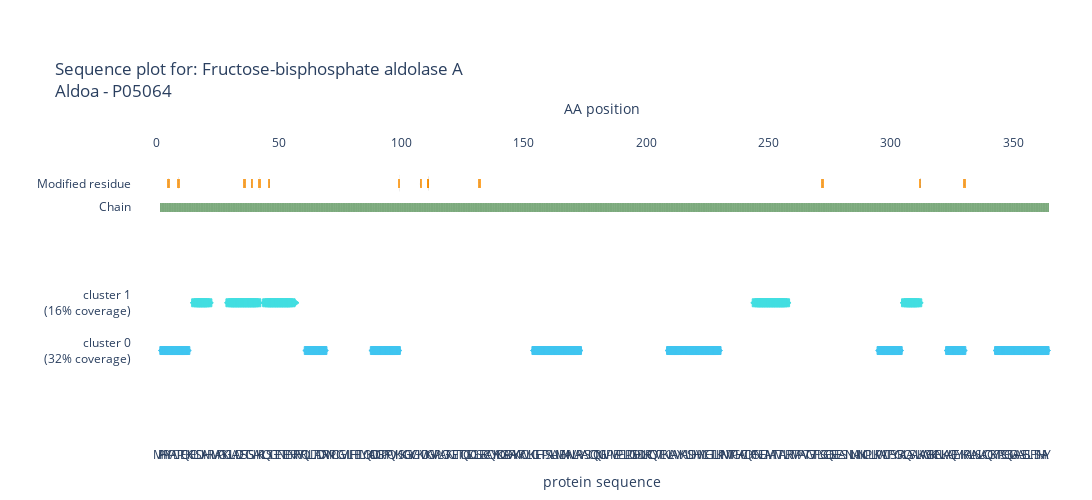

This figure's notebook cell:
### Code cell
amap_visualizer.visualize_protein("P05064")

### Figure 1 — Plotly figure (JSON) as saved in the notebook; plotly's stock layout.template omitted (floating-point values rounded to 4 significant figures; data arrays with more than 128 entries replaced by an {"elided": "..."} marker saying what was removed)
{"data": [{"hovertemplate": "Peptide: %{meta}<br>Protein IDs: %{text}", "marker": {"color": ["#3FC5F0", "#3FC5F0", "#3FC5F0", "#3FC5F0", "#3FC5F0", "#3FC5F0", "#3FC5F0", "#3FC5F0", "#3FC5F0", "#3FC5F0", "#3FC5F0", "#3FC5F0", "#3FC5F0", "#3FC5F0", "#3FC5F0", "#3FC5F0", "#3FC5F0", "#3FC5F0", "#3FC5F0", "#3FC5F0", "#3FC5F0", "#3FC5F0", "#3FC5F0", "#3FC5F0", "#3FC5F0", "#3FC5F0", "#3FC5F0", "#3FC5F0", "#3FC5F0", "#3FC5F0", "#3FC5F0", "#3FC5F0", "#3FC5F0", "#3FC5F0", "#3FC5F0", "#3FC5F0", "#3FC5F0", "#3FC5F0", "#3FC5F0", "#3FC5F0", "#3FC5F0", "#3FC5F0", "#3FC5F0", "#3FC5F0", "#3FC5F0", "#3FC5F0", "#3FC5F0", "#3FC5F0", "#3FC5F0", "#3FC5F0", "#3FC5F0", "#3FC5F0", "#3FC5F0", "#3FC5F0", "#3FC5F0", "#3FC5F0", "#3FC5F0", "#3FC5F0", "#3FC5F0", "#3FC5F0", "#3FC5F0", "#3FC5F0", "#3FC5F0", "#3FC5F0", "#3FC5F0", "#3FC5F0", "#3FC5F0", "#3FC5F0", "#3FC5F0", "#3FC5F0", "#3FC5F0", "#3FC5F0", "#3FC5F0", "#3FC5F0", "#3FC5F0", "#3FC5F0", "#3FC5F0", "#3FC5F0", "#3FC5F0", "#3FC5F0", "#3FC5F0", "#3FC5F0", "#3FC5F0", "#3FC5F0", "#3FC5F0", "#3FC5F0", "#3FC5F0", "#3FC5F0", "#3FC5F0", "#3FC5F0", "#3FC5F0", "#3FC5F0", "#3FC5F0", "#3FC5F0", "#3FC5F0", "#3FC5F0", "#3FC5F0", "#3FC5F0", "#3FC5F0", "#3FC5F0", "#3FC5F0", "#3FC5F0", "#3FC5F0", "#3FC5F0", "#3FC5F0", "#3FC5F0", "#3FC5F0", "#3FC5F0", "#3FC5F0", "#3FC5F0", "#3FC5F0", "#3FC5F0", "#3FC5F0", "#3FC5F0", "#3FC5F0"], "line": {"color": ["#3FC5F0", "#3FC5F0", "#3FC5F0", "#3FC5F0", "#3FC5F0", "#3FC5F0", "#3FC5F0", "#3FC5F0", "#3FC5F0", "#3FC5F0", "#3FC5F0", "#3FC5F0", "#3FC5F0", "#3FC5F0", "#3FC5F0", "#3FC5F0", "#3FC5F0", "#3FC5F0", "#3FC5F0", "#3FC5F0", "#3FC5F0", "#3FC5F0", "#3FC5F0", "#3FC5F0", "#3FC5F0", "#3FC5F0", "#3FC5F0", "#3FC5F0", "#3FC5F0", "#3FC5F0", "#3FC5F0", "#3FC5F0", "#3FC5F0", "#3FC5F0", "#3FC5F0", "#3FC5F0", "#3FC5F0", "#3FC5F0", "#3FC5F0", "#3FC5F0", "#3FC5F0", "#3FC5F0", "#3FC5F0", "#3FC5F0", "#3FC5F0", "#3FC5F0", "#3FC5F0", "#3FC5F0", "#3FC5F0", "#3FC5F0", "#3FC5F0", "#3FC5F0", "#3FC5F0", "#3FC5F0", "#3FC5F0", "#3FC5F0", "#3FC5F0", "#3FC5F0", "#3FC5F0", "#3FC5F0", "#3FC5F0", "#3FC5F0", "#3FC5F0", "#3FC5F0", "#3FC5F0", "#3FC5F0", "#3FC5F0", "#3FC5F0", "#3FC5F0", "#3FC5F0", "#3FC5F0", "#3FC5F0", "#3FC5F0", "#3FC5F0", "#3FC5F0", "#3FC5F0", "#3FC5F0", "#3FC5F0", "#3FC5F0", "#3FC5F0", "#3FC5F0", "#3FC5F0", "#3FC5F0", "#3FC5F0", "#3FC5F0", "#3FC5F0", "#3FC5F0", "#3FC5F0", "#3FC5F0", "#3FC5F0", "#3FC5F0", "#3FC5F0", "#3FC5F0", "#3FC5F0", "#3FC5F0", "#3FC5F0", "#3FC5F0", "#3FC5F0", "#3FC5F0", "#3FC5F0", "#3FC5F0", "#3FC5F0", "#3FC5F0", "#3FC5F0", "#3FC5F0", "#3FC5F0", "#3FC5F0", "#3FC5F0", "#3FC5F0", "#3FC5F0", "#3FC5F0", "#3FC5F0", "#3FC5F0", "#3FC5F0", "#3FC5F0"]}, "opacity": 1, "size": [6, 8, 8, 8, 8, 8, 8, 8, 8, 8, 8, 6, 6, 8, 8, 8, 8, 8, 8, 8, 6, 6, 8, 8, 8, 8, 8, 8, 8, 8, 8, 8, 6, 6, 8, 8, 8, 8, 8, 8, 8, 8, 8, 8, 8, 8, 8, 8, 8, 8, 8, 8, 6, 6, 8, 8, 8, 8, 8, 6, 6, 8, 8, 8, 8, 8, 8, 8, 8, 8, 8, 8, 8, 8, 6, 6, 8, 8, 8, 8, 8, 8, 8, 8, 6, 6, 8, 8, 8, 8, 8, 8, 6, 6, 8, 8, 8, 8, 8, 8, 8, 8, 8, 8, 8, 8, 8, 8, 8, 8, 8, 8, 8, 8, 6], "symbol": [7, 1, 1, 1, 1, 1, 1, 1, 1, 1, 1, 8, 7, 1, 1, 1, 1, 1, 1, 1, 8, 7, 1, 1, 1, 1, 1, 1, 1, 1, 1, 1, 8, 7, 1, 1, 1, 1, 1, 1, 1, 1, 1, 1, 1, 1, 1, 1, 1, 1, 1, 1, 8, 7, 1, 1, 1, 1, 1, 8, 7, 1, 1, 1, 1, 1, 1, 1, 1, 1, 1, 1, 1, 1, 8, 7, 1, 1, 1, 1, 1, 1, 1, 1, 8, 7, 1, 1, 1, 1, 1, 1, 8, 7, 1, 1, 1, 1, 1, 1, 1, 1, 1, 1, 1, 1, 1, 1, 1, 1, 1, 1, 1, 1, 8]}, "meta": ["PHPYPALTPEQK", "PHPYPALTPEQK", "PHPYPALTPEQK", "PHPYPALTPEQK", "PHPYPALTPEQK", "PHPYPALTPEQK", "PHPYPALTPEQK", "PHPYPALTPEQK", "PHPYPALTPEQK", "PHPYPALTPEQK", "PHPYPALTPEQK", "PHPYPALTPEQK", "QLLLTADDR", "QLLLTADDR", "QLLLTADDR", "QLLLTADDR", "QLLLTADDR", "QLLLTADDR", "QLLLTADDR", "QLLLTADDR", "QLLLTADDR", "ADDGRPFPQVIK", "ADDGRPFPQVIK", "ADDGRPFPQVIK", "ADDGRPFPQVIK", "ADDGRPFPQVIK", "ADDGRPFPQVIK", "ADDGRPFPQVIK", "ADDGRPFPQVIK", "ADDGRPFPQVIK", "ADDGRPFPQVIK", "ADDGRPFPQVIK", "ADDGRPFPQVIK", "IGEHTPSALAIMENANVLAR", "IGEHTPSALAIMENANVLAR", "IGEHTPSALAIMENANVLAR", "IGEHTPSALAIMENANVLAR", "IGEHTPSALAIMENANVLAR", "IGEHTPSALAIMENANVLAR", "IGEHTPSALAIMENANVLAR", "IGEHTPSALAIMENANVLAR", "IGEHTPSALAIMENANVLAR", "IGEHTPSALAIMENANVLAR", "IGEHTPSALAIMENANVLAR", "IGEHTPSALAIMENANVLAR", "IGEHTPSALAIMENANVLAR", "IGEHTPSALAIMENANVLAR", "IGEHTPSALAIMENANVLAR", "IGEHTPSALAIMENANVLAR", "IGEHTPSALAIMENANVLAR", "IGEHTPSALAIMENANVLAR", "IGEHTPSALAIMENANVLAR", "IGEHTPSALAIMENANVLAR", "VLAAVYK", "VLAAVYK", "VLAAVYK", "VLAAVYK", "VLAAVYK", "VLAAVYK", "VLAAVYK", "ALSDHHVYLEGTLLK", "ALSDHHVYLEGTLLK", "ALSDHHVYLEGTLLK", "ALSDHHVYLEGTLLK", "ALSDHHVYLEGTLLK", "ALSDHHVYLEGTLLK", "ALSDHHVYLEGTLLK", "ALSDHHVYLEGTLLK", "ALSDHHVYLEGTLLK", "ALSDHHVYLEGTLLK", "ALSDHHVYLEGTLLK", "ALSDHHVYLEGTLLK", "ALSDHHVYLEGTLLK", "ALSDHHVYLEGTLLK", "ALSDHHVYLEGTLLK", "PWALTFSYGR", "PWALTFSYGR", "PWALTFSYGR", "PWALTFSYGR", "PWALTFSYGR", "PWALTFSYGR", "PWALTFSYGR", "PWALTFSYGR", "PWALTFSYGR", "PWALTFSYGR", "AAQEEYIK", "AAQEEYIK", "AAQEEYIK", "AAQEEYIK", "AAQEEYIK", "AAQEEYIK", "AAQEEYIK", "AAQEEYIK", "YTPSGQSGAAASESLFISNHAY", "YTPSGQSGAAASESLFISNHAY", "YTPSGQSGAAASESLFISNHAY", "YTPSGQSGAAASESLFISNHAY", "YTPSGQSGAAASESLFISNHAY", "YTPSGQSGAAASESLFISNHAY", "YTPSGQSGAAASESLFISNHAY", "YTPSGQSGAAASESLFISNHAY", "YTPSGQSGAAASESLFISNHAY", "YTPSGQSGAAASESLFISNHAY", "YTPSGQSGAAASESLFISNHAY", "YTPSGQSGAAASESLFISNHAY", "YTPSGQSGAAASESLFISNHAY", "YTPSGQSGAAASESLFISNHAY", "YTPSGQSGAAASESLFISNHAY", "YTPSGQSGAAASESLFISNHAY", "YTPSGQSGAAASESLFISNHAY", "YTPSGQSGAAASESLFISNHAY", "YTPSGQSGAAASESLFISNHAY", "YTPSGQSGAAASESLFISNHAY", "YTPSGQSGAAASESLFISNHAY", "YTPSGQSGAAASESLFISNHAY"], "mode": "markers", "name": "", "showlegend": false, "text": ["P05064", "P05064", "P05064", "P05064", "P05064", "P05064", "P05064", "P05064", "P05064", "P05064", "P05064", "P05064", "P05064", "P05064", "P05064", "P05064", "P05064", "P05064", "P05064", "P05064", "P05064", "P05064", "P05064", "P05064", "P05064", "P05064", "P05064", "P05064", "P05064", "P05064", "P05064", "P05064", "P05064", "P05064", "P05064", "P05064", "P05064", "P05064", "P05064", "P05064", "P05064", "P05064", "P05064", "P05064", "P05064", "P05064", "P05064", "P05064", "P05064", "P05064", "P05064", "P05064", "P05064", "P05064", "P05064", "P05064", "P05064", "P05064", "P05064", "P05064", "P05064", "P05064", "P05064", "P05064", "P05064", "P05064", "P05064", "P05064", "P05064", "P05064", "P05064", "P05064", "P05064", "P05064", "P05064", "P05064", "P05064", "P05064", "P05064", "P05064", "P05064", "P05064", "P05064", "P05064", "P05064", "P05064", "P05064", "P05064", "P05064", "P05064", "P05064", "P05064", "P05064", "P05064", "P05064", "P05064", "P05064", "P05064", "P05064", "P05064", "P05064", "P05064", "P05064", "P05064", "P05064", "P05064", "P05064", "P05064", "P05064", "P05064", "P05064", "P05064", "P05064", "P05064", "P05064"], "type": "scatter", "x": [2, 3, 4, 5, 6, 7, 8, 9, 10, 11, 12, 13, 61, 62, 63, 64, 65, 66, 67, 68, 69, 88, 89, 90, 91, 92, 93, 94, 95, 96, 97, 98, 99, 154, 155, 156, 157, 158, 159, 160, 161, 162, 163, 164, 165, 166, 167, 168, 169, 170, 171, 172, 173, 209, 210, 211, 212, 213, 214, 215, 216, 217, 218, 219, 220, 221, 222, 223, 224, 225, 226, 227, 228, 229, 230, 295, 296, 297, 298, 299, 300, 301, 302, 303, 304, 323, 324, 325, 326, 327, 328, 329, 330, 343, 344, 345, 346, 347, 348, 349, 350, 351, 352, 353, 354, 355, 356, 357, 358, 359, 360, 361, 362, 363, 364], "xaxis": "x2", "y": {"elided": "364 int values"}}, {"hovertemplate": "PTM: %{text}", "marker": {"color": [], "line": {"color": []}, "opacity": 1, "size": 8, "symbol": []}, "mode": "markers", "name": "", "showlegend": false, "text": [], "type": "scatter", "x": [], "xaxis": "x2", "y": []}, {"name": "", "showlegend": false, "type": "scatter", "xaxis": "x", "y": [null]}, {"hovertemplate": "Peptide: %{meta}<br>Protein IDs: %{text}", "marker": {"color": ["#42DEE1", "#42DEE1", "#42DEE1", "#42DEE1", "#42DEE1", "#42DEE1", "#42DEE1", "#42DEE1", "#42DEE1", "#42DEE1", "#42DEE1", "#42DEE1", "#42DEE1", "#42DEE1", "#42DEE1", "#42DEE1", "#42DEE1", "#42DEE1", "#42DEE1", "#42DEE1", "#42DEE1", "#42DEE1", "#42DEE1", "#42DEE1", "#42DEE1", "#42DEE1", "#42DEE1", "#42DEE1", "#42DEE1", "#42DEE1", "#42DEE1", "#42DEE1", "#42DEE1", "#42DEE1", "#42DEE1", "#42DEE1", "#42DEE1", "#42DEE1", "#42DEE1", "#42DEE1", "#42DEE1", "#42DEE1", "#42DEE1", "#42DEE1", "#42DEE1", "#42DEE1", "#42DEE1", "#42DEE1", "#42DEE1", "#42DEE1", "#42DEE1", "#42DEE1", "#42DEE1", "#42DEE1", "#42DEE1", "#42DEE1", "#42DEE1", "#42DEE1", "#42DEE1"], "line": {"color": ["#42DEE1", "#42DEE1", "#42DEE1", "#42DEE1", "#42DEE1", "#42DEE1", "#42DEE1", "#42DEE1", "#42DEE1", "#42DEE1", "#42DEE1", "#42DEE1", "#42DEE1", "#42DEE1", "#42DEE1", "#42DEE1", "#42DEE1", "#42DEE1", "#42DEE1", "#42DEE1", "#42DEE1", "#42DEE1", "#42DEE1", "#42DEE1", "#42DEE1", "#42DEE1", "#42DEE1", "#42DEE1", "#42DEE1", "#42DEE1", "#42DEE1", "#42DEE1", "#42DEE1", "#42DEE1", "#42DEE1", "#42DEE1", "#42DEE1", "#42DEE1", "#42DEE1", "#42DEE1", "#42DEE1", "#42DEE1", "#42DEE1", "#42DEE1", "#42DEE1", "#42DEE1", "#42DEE1", "#42DEE1", "#42DEE1", "#42DEE1", "#42DEE1", "#42DEE1", "#42DEE1", "#42DEE1", "#42DEE1", "#42DEE1", "#42DEE1", "#42DEE1", "#42DEE1"]}, "opacity": 1, "size": [6, 8, 8, 8, 8, 8, 8, 6, 6, 8, 8, 8, 8, 8, 8, 8, 8, 8, 8, 8, 8, 6, 6, 8, 8, 8, 8, 8, 8, 8, 8, 8, 8, 8, 6, 6, 6, 8, 8, 8, 8, 8, 8, 8, 8, 8, 8, 8, 8, 8, 6, 6, 8, 8, 8, 8, 8, 8, 6], "symbol": [7, 1, 1, 1, 1, 1, 1, 8, 7, 1, 1, 1, 1, 1, 1, 1, 1, 1, 1, 1, 1, 8, 7, 1, 1, 1, 1, 1, 1, 1, 1, 1, 1, 1, 8, 8, 7, 1, 1, 1, 1, 1, 1, 1, 1, 1, 1, 1, 1, 1, 8, 7, 1, 1, 1, 1, 1, 1, 8]}, "meta": ["ELSDIAHR", "ELSDIAHR", "ELSDIAHR", "ELSDIAHR", "ELSDIAHR", "ELSDIAHR", "ELSDIAHR", "ELSDIAHR", "GILAADESTGSIAK", "GILAADESTGSIAK", "GILAADESTGSIAK", "GILAADESTGSIAK", "GILAADESTGSIAK", "GILAADESTGSIAK", "GILAADESTGSIAK", "GILAADESTGSIAK", "GILAADESTGSIAK", "GILAADESTGSIAK", "GILAADESTGSIAK", "GILAADESTGSIAK", "GILAADESTGSIAK", "GILAADESTGSIAK", "LQSIGTENTEENRR; LQSIGTENTEENR", "LQSIGTENTEENRR; LQSIGTENTEENR", "LQSIGTENTEENRR; LQSIGTENTEENR", "LQSIGTENTEENRR; LQSIGTENTEENR", "LQSIGTENTEENRR; LQSIGTENTEENR", "LQSIGTENTEENRR; LQSIGTENTEENR", "LQSIGTENTEENRR; LQSIGTENTEENR", "LQSIGTENTEENRR; LQSIGTENTEENR", "LQSIGTENTEENRR; LQSIGTENTEENR", "LQSIGTENTEENRR; LQSIGTENTEENR", "LQSIGTENTEENRR; LQSIGTENTEENR", "LQSIGTENTEENRR; LQSIGTENTEENR", "LQSIGTENTEENRR; LQSIGTENTEENR", "LQSIGTENTEENRR", "FSNEEIAMATVTALR", "FSNEEIAMATVTALR", "FSNEEIAMATVTALR", "FSNEEIAMATVTALR", "FSNEEIAMATVTALR", "FSNEEIAMATVTALR", "FSNEEIAMATVTALR", "FSNEEIAMATVTALR", "FSNEEIAMATVTALR", "FSNEEIAMATVTALR", "FSNEEIAMATVTALR", "FSNEEIAMATVTALR", "FSNEEIAMATVTALR", "FSNEEIAMATVTALR", "FSNEEIAMATVTALR", "ALQASALK", "ALQASALK", "ALQASALK", "ALQASALK", "ALQASALK", "ALQASALK", "ALQASALK", "ALQASALK"], "mode": "markers", "name": "", "showlegend": false, "text": ["P05064", "P05064", "P05064", "P05064", "P05064", "P05064", "P05064", "P05064", "P05064", "P05064", "P05064", "P05064", "P05064", "P05064", "P05064", "P05064", "P05064", "P05064", "P05064", "P05064", "P05064", "P05064", "P05064", "P05064", "P05064", "P05064", "P05064", "P05064", "P05064", "P05064", "P05064", "P05064", "P05064", "P05064", "P05064", "P05064", "P05064", "P05064", "P05064", "P05064", "P05064", "P05064", "P05064", "P05064", "P05064", "P05064", "P05064", "P05064", "P05064", "P05064", "P05064", "P05064", "P05064", "P05064", "P05064", "P05064", "P05064", "P05064", "P05064"], "type": "scatter", "x": [15, 16, 17, 18, 19, 20, 21, 22, 29, 30, 31, 32, 33, 34, 35, 36, 37, 38, 39, 40, 41, 42, 44, 45, 46, 47, 48, 49, 50, 51, 52, 53, 54, 55, 56, 57, 244, 245, 246, 247, 248, 249, 250, 251, 252, 253, 254, 255, 256, 257, 258, 305, 306, 307, 308, 309, 310, 311, 312], "xaxis": "x2", "y": {"elided": "364 int values"}}, {"hovertemplate": "PTM: %{text}", "marker": {"color": [], "line": {"color": []}, "opacity": 1, "size": 8, "symbol": []}, "mode": "markers", "name": "", "showlegend": false, "text": [], "type": "scatter", "x": [], "xaxis": "x2", "y": []}, {"name": "", "showlegend": false, "type": "scatter", "xaxis": "x", "y": [null]}, {"base": {"elided": "363 float values"}, "hovertemplate": "%{text}", "marker": {"color": "#5C965D", "line": {"width": 0}}, "name": "", "opacity": 0.8, "showlegend": false, "text": {"elided": "363 str values"}, "type": "bar", "x": {"elided": "363 int values"}, "xaxis": "x2", "y": {"elided": "363 float values"}}, {"base": [4.4], "hovertemplate": "%{text}", "marker": {"color": "#ff9100", "line": {"width": 0}}, "name": "", "opacity": 0.8, "showlegend": false, "text": ["Phosphotyrosine"], "type": "bar", "x": [5], "xaxis": "x2", "y": [0.2]}, {"base": [4.4], "hovertemplate": "%{text}", "marker": {"color": "#ff9100", "line": {"width": 0}}, "name": "", "opacity": 0.8, "showlegend": false, "text": ["Phosphothreonine"], "type": "bar", "x": [9], "xaxis": "x2", "y": [0.2]}, {"base": [4.4], "hovertemplate": "%{text}", "marker": {"color": "#ff9100", "line": {"width": 0}}, "name": "", "opacity": 0.8, "showlegend": false, "text": ["Phosphoserine"], "type": "bar", "x": [36], "xaxis": "x2", "y": [0.2]}, {"base": [4.4], "hovertemplate": "%{text}", "marker": {"color": "#ff9100", "line": {"width": 0}}, "name": "", "opacity": 0.8, "showlegend": false, "text": ["Phosphoserine"], "type": "bar", "x": [39], "xaxis": "x2", "y": [0.2]}, {"base": [4.4], "hovertemplate": "%{text}", "marker": {"color": "#ff9100", "line": {"width": 0}}, "name": "", "opacity": 0.8, "showlegend": false, "text": ["N6-acetyllysine; alternate"], "type": "bar", "x": [42], "xaxis": "x2", "y": [0.2]}, {"base": [4.4], "hovertemplate": "%{text}", "marker": {"color": "#ff9100", "line": {"width": 0}}, "name": "", "opacity": 0.8, "showlegend": false, "text": ["Phosphoserine"], "type": "bar", "x": [46], "xaxis": "x2", "y": [0.2]}, {"base": [4.4], "hovertemplate": "%{text}", "marker": {"color": "#ff9100", "line": {"width": 0}}, "name": "", "opacity": 0.8, "showlegend": false, "text": ["N6-(2-hydroxyisobutyryl)lysine"], "type": "bar", "x": [99], "xaxis": "x2", "y": [0.2]}, {"base": [4.4], "hovertemplate": "%{text}", "marker": {"color": "#ff9100", "line": {"width": 0}}, "name": "", "opacity": 0.8, "showlegend": false, "text": ["N6-acetyllysine"], "type": "bar", "x": [108], "xaxis": "x2", "y": [0.2]}, {"base": [4.4], "hovertemplate": "%{text}", "marker": {"color": "#ff9100", "line": {"width": 0}}, "name": "", "opacity": 0.8, "showlegend": false, "text": ["N6-acetyllysine; alternate"], "type": "bar", "x": [111], "xaxis": "x2", "y": [0.2]}, {"base": [4.4], "hovertemplate": "%{text}", "marker": {"color": "#ff9100", "line": {"width": 0}}, "name": "", "opacity": 0.8, "showlegend": false, "text": ["N6-malonyllysine; alternate"], "type": "bar", "x": [111], "xaxis": "x2", "y": [0.2]}, {"base": [4.4], "hovertemplate": "%{text}", "marker": {"color": "#ff9100", "line": {"width": 0}}, "name": "", "opacity": 0.8, "showlegend": false, "text": ["Phosphoserine"], "type": "bar", "x": [132], "xaxis": "x2", "y": [0.2]}, {"base": [4.4], "hovertemplate": "%{text}", "marker": {"color": "#ff9100", "line": {"width": 0}}, "name": "", "opacity": 0.8, "showlegend": false, "text": ["Phosphoserine"], "type": "bar", "x": [272], "xaxis": "x2", "y": [0.2]}, {"base": [4.4], "hovertemplate": "%{text}", "marker": {"color": "#ff9100", "line": {"width": 0}}, "name": "", "opacity": 0.8, "showlegend": false, "text": ["N6-malonyllysine"], "type": "bar", "x": [312], "xaxis": "x2", "y": [0.2]}, {"base": [4.4], "hovertemplate": "%{text}", "marker": {"color": "#ff9100", "line": {"width": 0}}, "name": "", "opacity": 0.8, "showlegend": false, "text": ["N6-acetyllysine"], "type": "bar", "x": [330], "xaxis": "x2", "y": [0.2]}, {"hovertemplate": "<b>%{meta}: %{text}<b>", "marker": {"color": "rgba(135, 206, 250, 0)"}, "meta": {"elided": "364 str values"}, "mode": "markers", "name": "", "showlegend": false, "text": {"elided": "364 str values"}, "type": "scatter", "x": {"elided": "364 int values"}, "xaxis": "x2", "y": {"elided": "364 int values"}}], "layout": {"bargap": 0, "barmode": "stack", "height": 500, "hoverdistance": 1, "hovermode": "x unified", "margin": {"b": 20, "l": 20, "r": 20, "t": 150}, "meta": 32, "plot_bgcolor": "rgba(0,0,0,0)", "title": {"text": "Sequence plot for: Fructose-bisphosphate aldolase A<br>Aldoa - P05064"}, "width": 1500, "xaxis": {"anchor": "y", "matches": "x2", "range": [-10, 374], "showgrid": false, "tickangle": 0, "tickmode": "array", "ticktext": {"elided": "364 str values"}, "tickvals": {"elided": "364 int values"}, "title": {"text": "protein sequence"}, "type": "linear", "zeroline": false}, "xaxis2": {"anchor": "y", "matches": "x", "range": [-10, 374], "showgrid": false, "side": "top", "tickangle": 0, "tickformat": ".d", "tickmode": "auto", "title": {"text": "AA position"}, "type": "linear", "zeroline": false}, "yaxis": {"automargin": true, "range": [-1, 5.2], "showgrid": false, "showticklabels": true, "tickmode": "array", "ticktext": ["cluster 0<br> (32% coverage)", "cluster 1<br> (16% coverage)", "Chain", "Modified residue"], "tickvals": [1, 2, 4, 4.5], "title": {"text": ""}, "zeroline": false}}}
